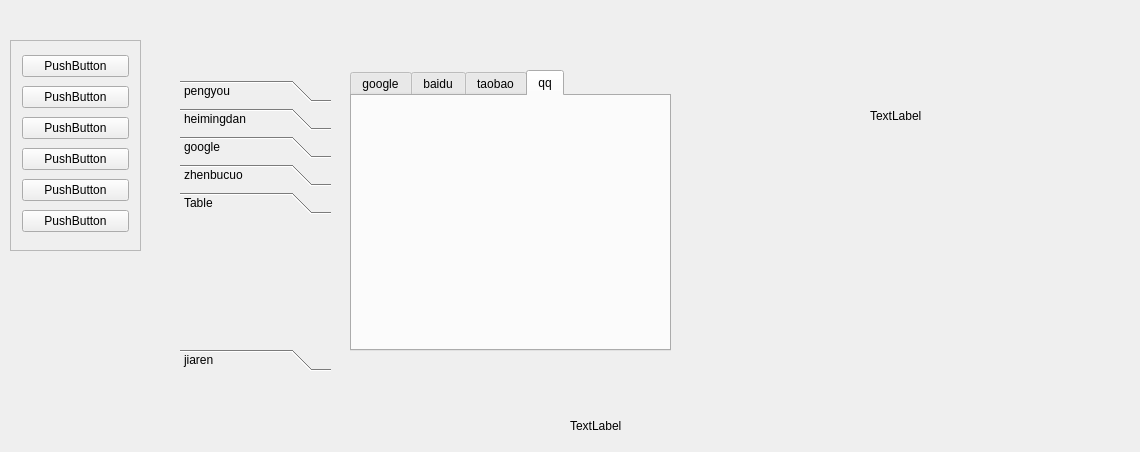
<?xml version="1.0" encoding="UTF-8"?>
<ui version="4.0">
 <class>Widget</class>
 <widget class="QWidget" name="Widget">
  <property name="geometry">
   <rect>
    <x>0</x>
    <y>0</y>
    <width>1140</width>
    <height>452</height>
   </rect>
  </property>
  <property name="windowTitle">
   <string>Widget</string>
  </property>
  <widget class="QScrollArea" name="scrollArea">
   <property name="geometry">
    <rect>
     <x>10</x>
     <y>40</y>
     <width>131</width>
     <height>211</height>
    </rect>
   </property>
   <property name="widgetResizable">
    <bool>true</bool>
   </property>
   <widget class="QWidget" name="scrollAreaWidgetContents">
    <property name="geometry">
     <rect>
      <x>0</x>
      <y>0</y>
      <width>115</width>
      <height>225</height>
     </rect>
    </property>
    <layout class="QVBoxLayout" name="verticalLayout">
     <item>
      <widget class="QPushButton" name="pushButton">
       <property name="text">
        <string>PushButton</string>
       </property>
      </widget>
     </item>
     <item>
      <widget class="QPushButton" name="pushButton_2">
       <property name="text">
        <string>PushButton</string>
       </property>
      </widget>
     </item>
     <item>
      <widget class="QPushButton" name="pushButton_4">
       <property name="text">
        <string>PushButton</string>
       </property>
      </widget>
     </item>
     <item>
      <widget class="QPushButton" name="pushButton_3">
       <property name="text">
        <string>PushButton</string>
       </property>
      </widget>
     </item>
     <item>
      <widget class="QPushButton" name="pushButton_6">
       <property name="text">
        <string>PushButton</string>
       </property>
      </widget>
     </item>
     <item>
      <widget class="QPushButton" name="pushButton_5">
       <property name="text">
        <string>PushButton</string>
       </property>
      </widget>
     </item>
    </layout>
   </widget>
  </widget>
  <widget class="QToolBox" name="jiaren">
   <property name="geometry">
    <rect>
     <x>180</x>
     <y>80</y>
     <width>151</width>
     <height>291</height>
    </rect>
   </property>
   <property name="currentIndex">
    <number>4</number>
   </property>
   <widget class="QWidget" name="page">
    <property name="geometry">
     <rect>
      <x>0</x>
      <y>0</y>
      <width>151</width>
      <height>105</height>
     </rect>
    </property>
    <attribute name="label">
     <string>pengyou</string>
    </attribute>
   </widget>
   <widget class="QWidget" name="page_3">
    <property name="geometry">
     <rect>
      <x>0</x>
      <y>0</y>
      <width>151</width>
      <height>105</height>
     </rect>
    </property>
    <attribute name="label">
     <string>heimingdan</string>
    </attribute>
   </widget>
   <widget class="QWidget" name="page_4">
    <property name="geometry">
     <rect>
      <x>0</x>
      <y>0</y>
      <width>151</width>
      <height>105</height>
     </rect>
    </property>
    <attribute name="label">
     <string>google</string>
    </attribute>
   </widget>
   <widget class="QWidget" name="page_5">
    <property name="geometry">
     <rect>
      <x>0</x>
      <y>0</y>
      <width>151</width>
      <height>105</height>
     </rect>
    </property>
    <attribute name="label">
     <string>zhenbucuo</string>
    </attribute>
   </widget>
   <widget class="QWidget" name="page_6">
    <property name="geometry">
     <rect>
      <x>0</x>
      <y>0</y>
      <width>151</width>
      <height>105</height>
     </rect>
    </property>
    <attribute name="label">
     <string>Table</string>
    </attribute>
   </widget>
   <widget class="QWidget" name="page_2">
    <property name="geometry">
     <rect>
      <x>0</x>
      <y>0</y>
      <width>151</width>
      <height>105</height>
     </rect>
    </property>
    <attribute name="label">
     <string>jiaren</string>
    </attribute>
   </widget>
  </widget>
  <widget class="QTabWidget" name="tabWidget">
   <property name="geometry">
    <rect>
     <x>350</x>
     <y>70</y>
     <width>321</width>
     <height>281</height>
    </rect>
   </property>
   <property name="currentIndex">
    <number>3</number>
   </property>
   <widget class="QWidget" name="tab">
    <attribute name="title">
     <string>google</string>
    </attribute>
   </widget>
   <widget class="QWidget" name="tab_2">
    <attribute name="title">
     <string>baidu</string>
    </attribute>
   </widget>
   <widget class="QWidget" name="tab_3">
    <attribute name="title">
     <string>taobao</string>
    </attribute>
   </widget>
   <widget class="QWidget" name="tab_4">
    <attribute name="title">
     <string>qq</string>
    </attribute>
   </widget>
  </widget>
  <widget class="QStackedWidget" name="stackedWidget">
   <property name="geometry">
    <rect>
     <x>520</x>
     <y>330</y>
     <width>120</width>
     <height>80</height>
    </rect>
   </property>
   <widget class="QWidget" name="page_7"/>
   <widget class="QWidget" name="page_8"/>
  </widget>
  <widget class="QLabel" name="label">
   <property name="geometry">
    <rect>
     <x>570</x>
     <y>380</y>
     <width>261</width>
     <height>91</height>
    </rect>
   </property>
   <property name="text">
    <string>TextLabel</string>
   </property>
  </widget>
  <widget class="QLabel" name="label_2">
   <property name="geometry">
    <rect>
     <x>870</x>
     <y>70</y>
     <width>261</width>
     <height>91</height>
    </rect>
   </property>
   <property name="text">
    <string>TextLabel</string>
   </property>
  </widget>
  <widget class="smallWidget" name="widget" native="true">
   <property name="geometry">
    <rect>
     <x>750</x>
     <y>240</y>
     <width>120</width>
     <height>80</height>
    </rect>
   </property>
  </widget>
 </widget>
 <layoutdefault spacing="6" margin="11"/>
 <customwidgets>
  <customwidget>
   <class>smallWidget</class>
   <extends>QWidget</extends>
   <header location="global">smallwidget.h</header>
   <container>1</container>
  </customwidget>
 </customwidgets>
 <resources/>
 <connections/>
</ui>
